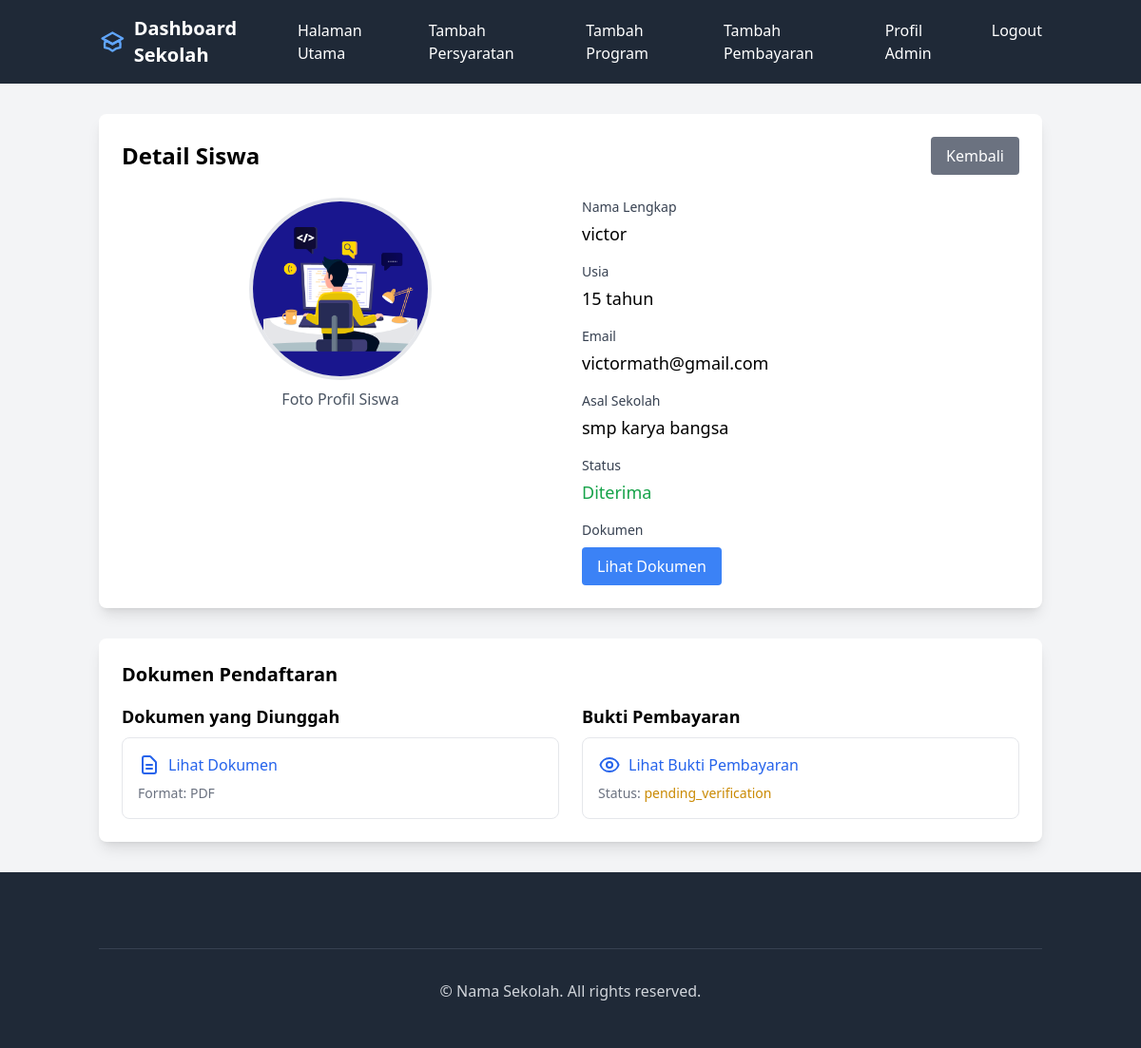
Before: /admin/student/1 (signed in) with the older database file.
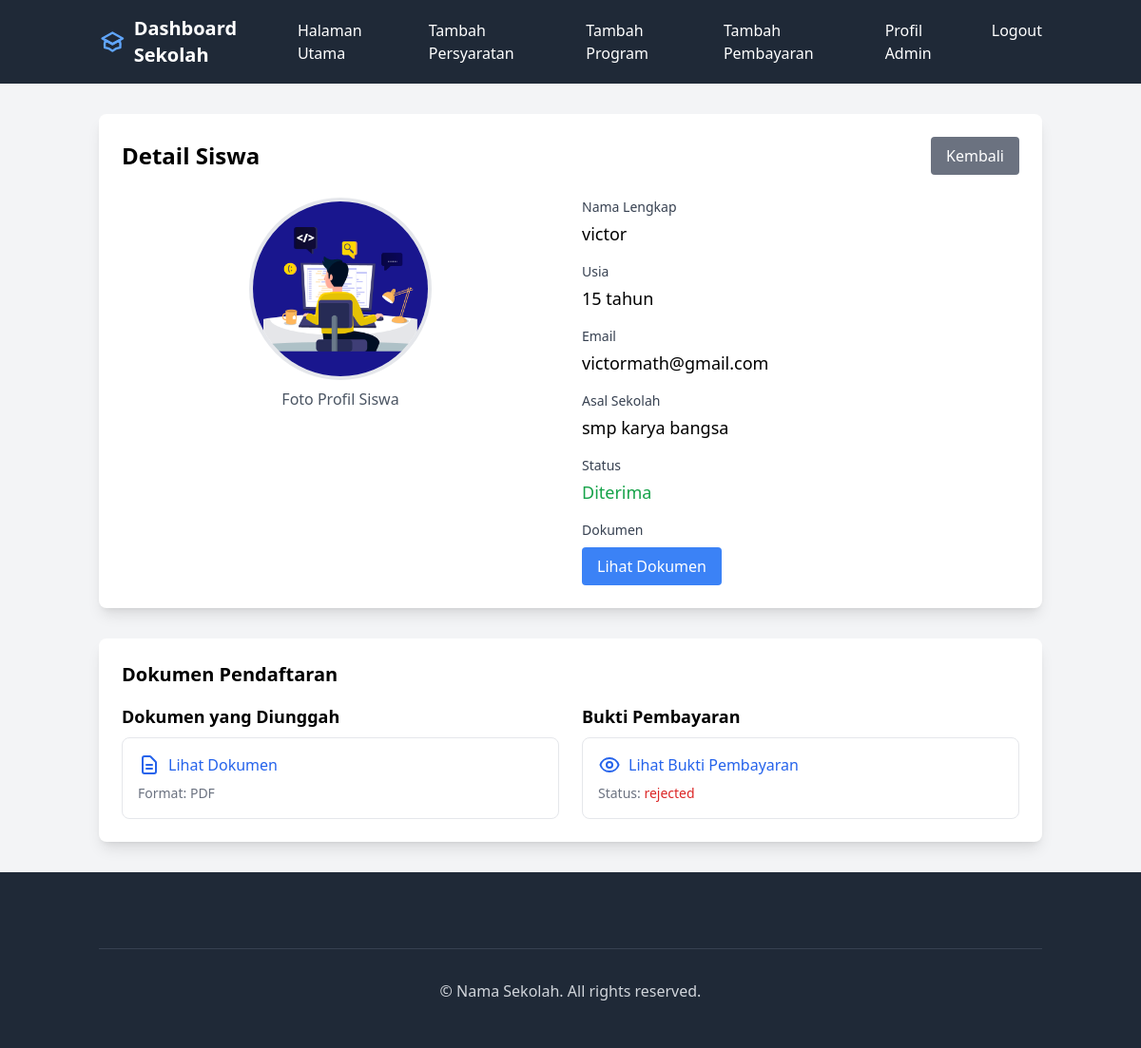
After: the same page with the newer database file.
### app/models.py (models this page shows, shortened)
class Form(db.Model):
    id = db.Column(db.Integer, primary_key=True)
    user_id = db.Column(db.Integer, db.ForeignKey('user.id'), nullable=False)
    student_name = db.Column(db.String(100), nullable=False)
    student_age = db.Column(db.Integer, nullable=False)
    student_email = db.Column(db.String(120), nullable=False)
    school_name = db.Column(db.String(100), nullable=False)
    image_path = db.Column(db.String(255), nullable=False)
    document_path = db.Column(db.String(255), nullable=False)
    status = db.Column(db.String(20), nullable=False, default='pending')
    verified_by = db.Column(db.Integer, db.ForeignKey('user.id'), nullable=True)
    verification_date = db.Column(db.DateTime, nullable=True)
    verification_note = db.Column(db.Text, nullable=True)
    is_verified = db.Column(db.Boolean, default=False)
    timestamp = db.Column(db.DateTime, default=datetime.utcnow)
    payment_status = db.Column(db.String(20), default='pending', nullable=False)
    payment_proof = db.Column(db.String(255), nullable=True)
    payment_uploaded_at = db.Column(db.DateTime, default=datetime.utcnow)
    payment_verified_at = db.Column(db.DateTime, nullable=True)
    payment_verified_by = db.Column(db.Integer, db.ForeignKey('user.id'), nullable=True)
    payment_note = db.Column(db.Text, nullable=True)
    payment_verifier = db.relationship('User',
        foreign_keys=[payment_verified_by],
        backref='verified_payments'
    )

### app/routes/admin.py (the view)
@admin_bp.route('/student/<int:form_id>')
@login_required
def student_detail(form_id):
    if not current_user.is_admin():
        flash('Unauthorized access', 'error')
        return redirect(url_for('main.index'))
    form = Form.query.get_or_404(form_id)
    return render_template('parts/student_detail.html', form=form)

### app/models.py (called while the page is built)
    def is_admin(self):
        return self.role == UserRole.ADMIN.value

### app/templates/parts/student_detail.html (shortened to what this page needs)
{% extends "adminbase.html" %}
{% block content %}
<div class="container mx-auto px-4 py-8">
    <div class="bg-white rounded-lg shadow-lg p-6">
        <div class="flex justify-between items-center mb-6">
            <h1 class="text-2xl font-bold">Detail Siswa</h1>
            <a href="{{ url_for('admin_bp.dashboard') }}"
               class="bg-gray-500 text-white px-4 py-2 rounded hover:bg-gray-600">
                Kembali
            </a>
        </div>
        <div class="grid grid-cols-1 md:grid-cols-2 gap-6">
            <div class="text-center">
                <img src="{{ url_for('static', filename='uploads/student_images/' + form.image_path) }}"
                     alt="Foto Profil"
                     class="w-48 h-48 rounded-full mx-auto object-cover border-4 border-gray-200">
                <p class="mt-2 text-gray-600">Foto Profil Siswa</p>
            </div>
            <div class="space-y-4">
                <div>
                    <label class="block text-sm font-medium text-gray-700">Nama Lengkap</label>
                    <p class="mt-1 text-lg">{{ form.student_name }}</p>
                </div>
                <div>
                    <label class="block text-sm font-medium text-gray-700">Usia</label>
                    <p class="mt-1 text-lg">{{ form.student_age }} tahun</p>
                </div>
                <div>
                    <label class="block text-sm font-medium text-gray-700">Email</label>
                    <p class="mt-1 text-lg">{{ form.student_email }}</p>
                </div>
                <div>
                    <label class="block text-sm font-medium text-gray-700">Asal Sekolah</label>
                    <p class="mt-1 text-lg">{{ form.school_name }}</p>
                </div>
                <div>
                    <label class="block text-sm font-medium text-gray-700">Status</label>
                    <p class="mt-1 text-lg">
                        {% if form.status == 'pending' %}
                            <span class="text-yellow-600">Menunggu Verifikasi</span>
                        {% elif form.status == 'approved' %}
                            <span class="text-green-600">Diterima</span>
                        {% else %}
                            <span class="text-red-600">Ditolak</span>
                        {% endif %}
                    </p>
                </div>
                <div>
                    <label class="block text-sm font-medium text-gray-700">Dokumen</label>
                    <a href="{{ url_for('static', filename='uploads/' + form.document_path) }}"
                       class="mt-2 inline-block bg-blue-500 text-white px-4 py-2 rounded hover:bg-blue-600"
                       target="_blank">
                        Lihat Dokumen
                    </a>
                </div>
            </div>
        </div>
    </div>
    <div class="mt-8 bg-white rounded-lg shadow-lg p-6">
        <h2 class="text-xl font-bold mb-4">Dokumen Pendaftaran</h2>
        <div class="grid grid-cols-1 md:grid-cols-2 gap-6">
            <div>
                <h3 class="text-lg font-semibold mb-2">Dokumen yang Diunggah</h3>
                {% if form.document_path %}
                <div class="border rounded-lg p-4">
                    <a href="{{ url_for('static', filename='uploads/student_images/' + form.document_path) }}"
                       target="_blank"
                       class="flex items-center text-blue-600 hover:text-blue-800">
                        <svg class="w-6 h-6 mr-2" fill="none" stroke="currentColor" viewBox="0 0 24 24">
                            <path stroke-linecap="round" stroke-linejoin="round" stroke-width="2"
                                  d="M9 12h6m-6 4h6m2 5H7a2 2 0 01-2-2V5a2 2 0 012-2h5.586a1 1 0 01.707.293l5.414 5.414a1 1 0 01.293.707V19a2 2 0 01-2 2z"/>
                        </svg>
                        Lihat Dokumen
                    </a>
                    <p class="text-sm text-gray-500 mt-2">
                        Format: {{ form.document_path.split('.')[-1].upper() }}
                    </p>
                </div>
                {% else %}
                <p class="text-gray-500">Belum ada dokumen yang diunggah</p>
                {% endif %}
            </div>
            <div>
                <h3 class="text-lg font-semibold mb-2">Bukti Pembayaran</h3>
                {% if form.payment_proof %}
                <div class="border rounded-lg p-4">
                    <button onclick="showPaymentProof"('{{ url_for('static', filename='uploads/payment_proofs/' + form.payment_proof) }}')"
                            class="flex items-center text-blue-600 hover:text-blue-800">
                        Lihat Bukti Pembayaran
                    </button>
                    <p class="text-sm text-gray-500 mt-2">
                        Status:
                        <span class="{% if form.payment_status == 'verified' %}text-green-600{% elif form.payment_status == 'rejected' %}text-red-600{% else %}text-yellow-600{% endif %}">
                            {{ form.payment_status }}
                        </span>
                    </p>
                </div>
                {% else %}
                <p class="text-gray-500">Belum ada bukti pembayaran</p>
                {% endif %}
            </div>
        </div>
    </div>
</div>
{% endblock %}

### app/templates/adminbase.html (shortened to what this page needs)
<!DOCTYPE html>
<html lang="en">
<head>
    <script src="https://cdn.tailwindcss.com"></script>
    <link rel="stylesheet" type="text/css" href="https://cdn.datatables.net/1.11.5/css/jquery.dataTables.css">
    <link rel="stylesheet" type="text/css" href="https://cdn.datatables.net/responsive/2.2.9/css/responsive.dataTables.min.css">
</head>
<body class="bg-gray-100">
    <nav class="bg-gray-800 text-white">
        <div class="container mx-auto px-4">
            <div class="flex justify-between items-center py-4">
                <div class="flex items-center space-x-2">
                    <a class="text-xl font-bold">Dashboard Sekolah</a>
                </div>
                <div class="hidden md:flex space-x-8">
                    <a href="{{ url_for('index_bp.index') }}" class="hover:text-blue-400 transition-colors">Halaman Utama</a>
                    <a href="#" class="hover:text-blue-400 transition-colors"> Tambah Persyaratan</a>
                    <a href="#" class="hover:text-blue-400 transition-colors"> Tambah Program</a>
                    <a href="#" class="hover:text-blue-400 transition-colors">Tambah Pembayaran</a>
                    {% if current_user.is_authenticated %}
                        <a href="#" class="hover:text-blue-400 transition-colors">Profil Admin</a>
                        <a href="{{ url_for('auth_bp.login') }}" class="hover:text-blue-400 transition-colors">Logout</a>
                    {% else %}
                        <a href="{{ url_for('auth_bp.login') }}" class="hover:text-blue-400 transition-colors">Login</a>
                    {% endif %}
                </div>
            </div>
        </div>
    </nav>
    {% block content %}{% endblock %}
    <footer class="bg-gray-800 text-gray-300">
        <div class="container mx-auto px-4 py-12">
            <div class="border-t border-gray-700 mt-8 pt-8 text-center">
                <p>&copy; Nama Sekolah. All rights reserved.</p>
            </div>
        </div>
    </footer>
</body>
</html>

Changed rows visible on the page:
changed Form "victor": payment_status "pending_verification" → "rejected"
